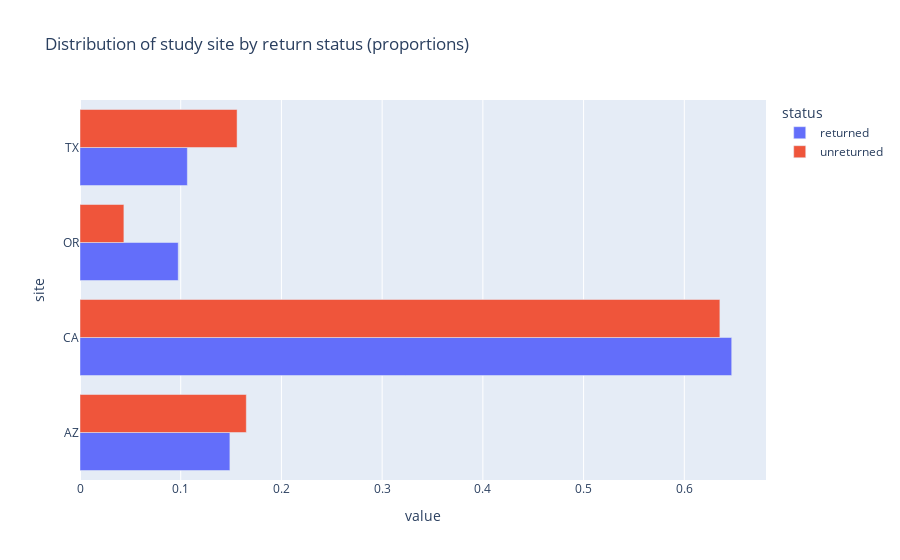

The cell this chart's notebook holds for it:
### Code cell
# Plot observed distribution

fig = table.plot(kind='barh', title='Distribution of study site by return status (proportions)',
                 barmode='group')
fig.show()

# fig = table_log.plot(kind='barh', title='Distribution of study site by return status (log scale)',
#                  barmode='group')
# fig.show()

### Figure 1 — Plotly figure (JSON) as saved in the notebook; plotly's stock layout.template omitted (floating-point values rounded to 4 significant figures)
{"data": [{"alignmentgroup": "True", "hovertemplate": "status=returned<br>value=%{x}<br>site=%{y}<extra></extra>", "legendgroup": "returned", "marker": {"color": "#636efa", "pattern": {"shape": ""}}, "name": "returned", "offsetgroup": "returned", "orientation": "h", "showlegend": true, "textposition": "auto", "type": "bar", "x": [0.1488, 0.6471, 0.09754, 0.1066], "xaxis": "x", "y": ["AZ", "CA", "OR", "TX"], "yaxis": "y"}, {"alignmentgroup": "True", "hovertemplate": "status=unreturned<br>value=%{x}<br>site=%{y}<extra></extra>", "legendgroup": "unreturned", "marker": {"color": "#EF553B", "pattern": {"shape": ""}}, "name": "unreturned", "offsetgroup": "unreturned", "orientation": "h", "showlegend": true, "textposition": "auto", "type": "bar", "x": [0.1651, 0.6353, 0.04358, 0.156], "xaxis": "x", "y": ["AZ", "CA", "OR", "TX"], "yaxis": "y"}], "layout": {"barmode": "group", "legend": {"title": {"text": "status"}, "tracegroupgap": 0}, "title": {"text": "Distribution of study site by return status (proportions)"}, "xaxis": {"anchor": "y", "domain": [0, 1], "title": {"text": "value"}}, "yaxis": {"anchor": "x", "domain": [0, 1], "title": {"text": "site"}}}}
